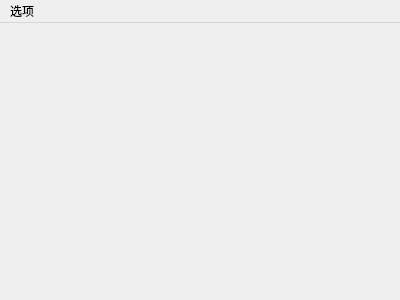
<?xml version="1.0" encoding="UTF-8"?>
<ui version="4.0">
 <class>MainScene</class>
 <widget class="QMainWindow" name="MainScene">
  <property name="geometry">
   <rect>
    <x>0</x>
    <y>0</y>
    <width>400</width>
    <height>300</height>
   </rect>
  </property>
  <property name="windowTitle">
   <string>MainScene</string>
  </property>
  <widget class="QWidget" name="centralWidget"/>
  <widget class="QMenuBar" name="menuBar">
   <property name="geometry">
    <rect>
     <x>0</x>
     <y>0</y>
     <width>400</width>
     <height>23</height>
    </rect>
   </property>
   <widget class="QMenu" name="menu">
    <property name="title">
     <string>选项</string>
    </property>
    <addaction name="actionQuit"/>
   </widget>
   <addaction name="menu"/>
  </widget>
  <action name="actionQuit">
   <property name="text">
    <string>退出</string>
   </property>
  </action>
 </widget>
 <layoutdefault spacing="6" margin="11"/>
 <resources/>
 <connections/>
</ui>
